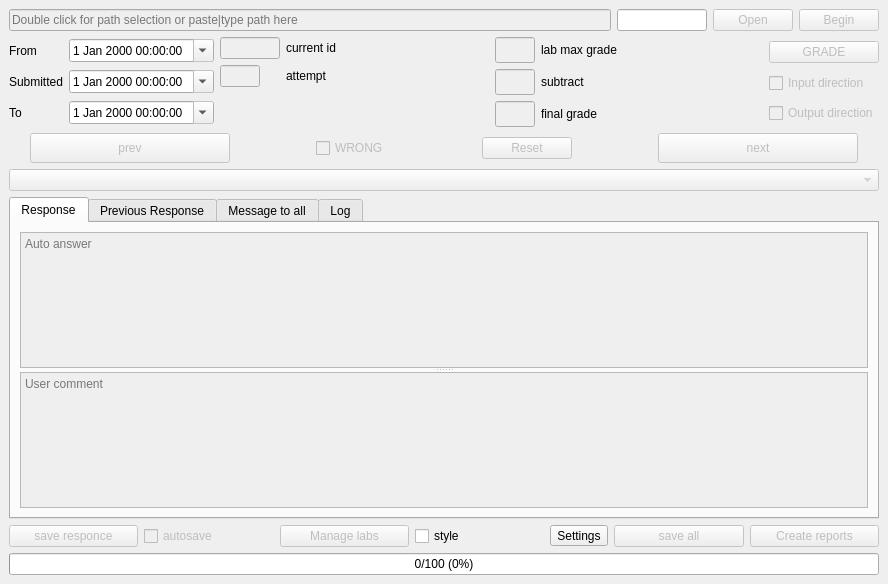
<?xml version="1.0" encoding="UTF-8"?>
<ui version="4.0">
 <class>mainWindow</class>
 <widget class="QMainWindow" name="mainWindow">
  <property name="enabled">
   <bool>true</bool>
  </property>
  <property name="geometry">
   <rect>
    <x>0</x>
    <y>0</y>
    <width>888</width>
    <height>584</height>
   </rect>
  </property>
  <property name="windowTitle">
   <string>CSCI3130 grader</string>
  </property>
  <property name="windowIcon">
   <iconset>
    <normaloff>os_linux_1.ico</normaloff>os_linux_1.ico</iconset>
  </property>
  <property name="accessibleName">
   <string/>
  </property>
  <widget class="QWidget" name="centralwidget">
   <layout class="QVBoxLayout" name="verticalLayout_7">
    <item>
     <layout class="QHBoxLayout" name="horizontalLayout_12">
      <item>
       <widget class="BetterLineEdit" name="input_file_location">
        <property name="enabled">
         <bool>false</bool>
        </property>
        <property name="locale">
         <locale language="English" country="UnitedStates"/>
        </property>
        <property name="text">
         <string/>
        </property>
        <property name="placeholderText">
         <string>Double click for path selection or paste|type path here</string>
        </property>
       </widget>
      </item>
      <item>
       <widget class="QLineEdit" name="filename_lineEdit">
        <property name="maximumSize">
         <size>
          <width>90</width>
          <height>16777215</height>
         </size>
        </property>
        <property name="readOnly">
         <bool>true</bool>
        </property>
       </widget>
      </item>
      <item>
       <widget class="QPushButton" name="but_file_open">
        <property name="enabled">
         <bool>false</bool>
        </property>
        <property name="locale">
         <locale language="English" country="UnitedStates"/>
        </property>
        <property name="text">
         <string>Open</string>
        </property>
       </widget>
      </item>
      <item>
       <widget class="QPushButton" name="but_begin">
        <property name="enabled">
         <bool>false</bool>
        </property>
        <property name="locale">
         <locale language="English" country="UnitedStates"/>
        </property>
        <property name="text">
         <string>Begin</string>
        </property>
        <property name="checkable">
         <bool>false</bool>
        </property>
        <property name="autoDefault">
         <bool>false</bool>
        </property>
        <property name="default">
         <bool>false</bool>
        </property>
        <property name="flat">
         <bool>false</bool>
        </property>
       </widget>
      </item>
     </layout>
    </item>
    <item>
     <layout class="QHBoxLayout" name="horizontalLayout_7">
      <property name="spacing">
       <number>6</number>
      </property>
      <item>
       <layout class="QVBoxLayout" name="verticalLayout">
        <item>
         <layout class="QHBoxLayout" name="horizontalLayout">
          <item>
           <widget class="QLabel" name="label_from">
            <property name="text">
             <string>From</string>
            </property>
           </widget>
          </item>
          <item>
           <widget class="QDateTimeEdit" name="dateTimeEdit_from">
            <property name="enabled">
             <bool>true</bool>
            </property>
            <property name="wrapping">
             <bool>false</bool>
            </property>
            <property name="readOnly">
             <bool>true</bool>
            </property>
            <property name="accelerated">
             <bool>false</bool>
            </property>
            <property name="calendarPopup">
             <bool>true</bool>
            </property>
           </widget>
          </item>
         </layout>
        </item>
        <item>
         <layout class="QHBoxLayout" name="horizontalLayout_2">
          <item>
           <widget class="QLabel" name="label_submitted">
            <property name="text">
             <string>Submitted</string>
            </property>
           </widget>
          </item>
          <item>
           <widget class="QDateTimeEdit" name="dateTimeEdit_submitted">
            <property name="enabled">
             <bool>true</bool>
            </property>
            <property name="wrapping">
             <bool>false</bool>
            </property>
            <property name="frame">
             <bool>true</bool>
            </property>
            <property name="readOnly">
             <bool>true</bool>
            </property>
            <property name="keyboardTracking">
             <bool>false</bool>
            </property>
            <property name="calendarPopup">
             <bool>true</bool>
            </property>
           </widget>
          </item>
         </layout>
        </item>
        <item>
         <layout class="QHBoxLayout" name="horizontalLayout_3">
          <item>
           <widget class="QLabel" name="label_to">
            <property name="text">
             <string>To</string>
            </property>
           </widget>
          </item>
          <item>
           <widget class="QDateTimeEdit" name="dateTimeEdit_to">
            <property name="enabled">
             <bool>true</bool>
            </property>
            <property name="readOnly">
             <bool>true</bool>
            </property>
            <property name="calendarPopup">
             <bool>true</bool>
            </property>
           </widget>
          </item>
         </layout>
        </item>
       </layout>
      </item>
      <item>
       <layout class="QVBoxLayout" name="verticalLayout_3">
        <item>
         <layout class="QHBoxLayout" name="horizontalLayout_8">
          <item>
           <widget class="QLineEdit" name="input_current_id">
            <property name="enabled">
             <bool>false</bool>
            </property>
            <property name="maximumSize">
             <size>
              <width>60</width>
              <height>40</height>
             </size>
            </property>
            <property name="readOnly">
             <bool>true</bool>
            </property>
           </widget>
          </item>
          <item>
           <widget class="QLabel" name="label_current_id">
            <property name="text">
             <string>current id</string>
            </property>
           </widget>
          </item>
         </layout>
        </item>
        <item>
         <layout class="QHBoxLayout" name="horizontalLayout_9">
          <item>
           <widget class="QLineEdit" name="input_attempt">
            <property name="enabled">
             <bool>false</bool>
            </property>
            <property name="maximumSize">
             <size>
              <width>40</width>
              <height>40</height>
             </size>
            </property>
            <property name="readOnly">
             <bool>true</bool>
            </property>
           </widget>
          </item>
          <item>
           <spacer name="horizontalSpacer">
            <property name="orientation">
             <enum>Qt::Horizontal</enum>
            </property>
            <property name="sizeType">
             <enum>QSizePolicy::Fixed</enum>
            </property>
            <property name="sizeHint" stdset="0">
             <size>
              <width>20</width>
              <height>20</height>
             </size>
            </property>
           </spacer>
          </item>
          <item>
           <widget class="QLabel" name="label_attempt">
            <property name="text">
             <string>attempt</string>
            </property>
           </widget>
          </item>
         </layout>
        </item>
        <item>
         <spacer name="verticalSpacer">
          <property name="orientation">
           <enum>Qt::Vertical</enum>
          </property>
          <property name="sizeType">
           <enum>QSizePolicy::Fixed</enum>
          </property>
          <property name="sizeHint" stdset="0">
           <size>
            <width>20</width>
            <height>40</height>
           </size>
          </property>
         </spacer>
        </item>
       </layout>
      </item>
      <item>
       <layout class="QVBoxLayout" name="verticalLayout_2">
        <item>
         <layout class="QHBoxLayout" name="horizontalLayout_6">
          <item>
           <widget class="QLineEdit" name="input_max_pos_grade">
            <property name="enabled">
             <bool>false</bool>
            </property>
            <property name="maximumSize">
             <size>
              <width>40</width>
              <height>40</height>
             </size>
            </property>
            <property name="locale">
             <locale language="English" country="UnitedStates"/>
            </property>
            <property name="text">
             <string/>
            </property>
            <property name="readOnly">
             <bool>true</bool>
            </property>
           </widget>
          </item>
          <item>
           <widget class="QLabel" name="label_max_pos">
            <property name="enabled">
             <bool>true</bool>
            </property>
            <property name="locale">
             <locale language="English" country="UnitedStates"/>
            </property>
            <property name="text">
             <string>lab max grade</string>
            </property>
           </widget>
          </item>
         </layout>
        </item>
        <item>
         <layout class="QHBoxLayout" name="horizontalLayout_4">
          <item>
           <widget class="QLineEdit" name="input_subtract">
            <property name="enabled">
             <bool>false</bool>
            </property>
            <property name="maximumSize">
             <size>
              <width>40</width>
              <height>40</height>
             </size>
            </property>
            <property name="locale">
             <locale language="English" country="UnitedStates"/>
            </property>
            <property name="readOnly">
             <bool>true</bool>
            </property>
           </widget>
          </item>
          <item>
           <widget class="QLabel" name="label_subtr">
            <property name="locale">
             <locale language="English" country="UnitedStates"/>
            </property>
            <property name="text">
             <string>subtract</string>
            </property>
           </widget>
          </item>
         </layout>
        </item>
        <item>
         <layout class="QHBoxLayout" name="horizontalLayout_5">
          <item>
           <widget class="QLineEdit" name="input_final_grade">
            <property name="enabled">
             <bool>false</bool>
            </property>
            <property name="maximumSize">
             <size>
              <width>40</width>
              <height>40</height>
             </size>
            </property>
            <property name="locale">
             <locale language="English" country="UnitedStates"/>
            </property>
            <property name="text">
             <string/>
            </property>
            <property name="readOnly">
             <bool>true</bool>
            </property>
           </widget>
          </item>
          <item>
           <widget class="QLabel" name="label_final">
            <property name="enabled">
             <bool>true</bool>
            </property>
            <property name="locale">
             <locale language="English" country="UnitedStates"/>
            </property>
            <property name="text">
             <string>final grade</string>
            </property>
           </widget>
          </item>
         </layout>
        </item>
       </layout>
      </item>
      <item>
       <layout class="QVBoxLayout" name="verticalLayout_4">
        <item>
         <widget class="QPushButton" name="but_regrade">
          <property name="enabled">
           <bool>false</bool>
          </property>
          <property name="locale">
           <locale language="English" country="UnitedStates"/>
          </property>
          <property name="text">
           <string>GRADE</string>
          </property>
         </widget>
        </item>
        <item>
         <widget class="QCheckBox" name="checkB_input_pin_status">
          <property name="enabled">
           <bool>false</bool>
          </property>
          <property name="locale">
           <locale language="English" country="UnitedStates"/>
          </property>
          <property name="text">
           <string>Input direction</string>
          </property>
         </widget>
        </item>
        <item>
         <widget class="QCheckBox" name="checkB_output_pin_status">
          <property name="enabled">
           <bool>false</bool>
          </property>
          <property name="locale">
           <locale language="English" country="UnitedStates"/>
          </property>
          <property name="text">
           <string>Output direction</string>
          </property>
         </widget>
        </item>
       </layout>
      </item>
     </layout>
    </item>
    <item>
     <layout class="QHBoxLayout" name="horizontalLayout_10">
      <property name="spacing">
       <number>65</number>
      </property>
      <item>
       <widget class="QPushButton" name="but_prev">
        <property name="enabled">
         <bool>false</bool>
        </property>
        <property name="minimumSize">
         <size>
          <width>60</width>
          <height>30</height>
         </size>
        </property>
        <property name="maximumSize">
         <size>
          <width>200</width>
          <height>16777215</height>
         </size>
        </property>
        <property name="locale">
         <locale language="English" country="UnitedStates"/>
        </property>
        <property name="text">
         <string>prev</string>
        </property>
       </widget>
      </item>
      <item>
       <widget class="QCheckBox" name="checkB_wrong">
        <property name="enabled">
         <bool>false</bool>
        </property>
        <property name="minimumSize">
         <size>
          <width>80</width>
          <height>20</height>
         </size>
        </property>
        <property name="maximumSize">
         <size>
          <width>75</width>
          <height>16777215</height>
         </size>
        </property>
        <property name="locale">
         <locale language="English" country="UnitedStates"/>
        </property>
        <property name="text">
         <string>WRONG</string>
        </property>
       </widget>
      </item>
      <item>
       <widget class="QPushButton" name="but_reset">
        <property name="enabled">
         <bool>false</bool>
        </property>
        <property name="minimumSize">
         <size>
          <width>60</width>
          <height>20</height>
         </size>
        </property>
        <property name="maximumSize">
         <size>
          <width>90</width>
          <height>16777215</height>
         </size>
        </property>
        <property name="text">
         <string>Reset</string>
        </property>
       </widget>
      </item>
      <item>
       <widget class="QPushButton" name="but_next">
        <property name="enabled">
         <bool>false</bool>
        </property>
        <property name="minimumSize">
         <size>
          <width>60</width>
          <height>30</height>
         </size>
        </property>
        <property name="maximumSize">
         <size>
          <width>200</width>
          <height>16777215</height>
         </size>
        </property>
        <property name="locale">
         <locale language="English" country="UnitedStates"/>
        </property>
        <property name="text">
         <string>next</string>
        </property>
       </widget>
      </item>
     </layout>
    </item>
    <item>
     <widget class="QComboBox" name="popular_answers">
      <property name="enabled">
       <bool>false</bool>
      </property>
      <property name="locale">
       <locale language="English" country="UnitedStates"/>
      </property>
      <property name="editable">
       <bool>false</bool>
      </property>
      <property name="currentText">
       <string/>
      </property>
      <item>
       <property name="text">
        <string/>
       </property>
      </item>
     </widget>
    </item>
    <item>
     <widget class="QTabWidget" name="tabs_for_log_and_resp">
      <property name="enabled">
       <bool>true</bool>
      </property>
      <property name="minimumSize">
       <size>
        <width>770</width>
        <height>30</height>
       </size>
      </property>
      <property name="maximumSize">
       <size>
        <width>20000</width>
        <height>3700</height>
       </size>
      </property>
      <property name="locale">
       <locale language="English" country="UnitedStates"/>
      </property>
      <property name="tabShape">
       <enum>QTabWidget::Rounded</enum>
      </property>
      <property name="currentIndex">
       <number>0</number>
      </property>
      <widget class="QWidget" name="response_tab">
       <property name="minimumSize">
        <size>
         <width>0</width>
         <height>180</height>
        </size>
       </property>
       <property name="maximumSize">
        <size>
         <width>16777215</width>
         <height>300</height>
        </size>
       </property>
       <attribute name="title">
        <string>Response</string>
       </attribute>
       <layout class="QVBoxLayout" name="verticalLayout_9">
        <item>
         <widget class="QSplitter" name="splitter">
          <property name="sizePolicy">
           <sizepolicy hsizetype="Expanding" vsizetype="Expanding">
            <horstretch>0</horstretch>
            <verstretch>0</verstretch>
           </sizepolicy>
          </property>
          <property name="orientation">
           <enum>Qt::Vertical</enum>
          </property>
          <widget class="QPlainTextEdit" name="input_response_browser">
           <property name="enabled">
            <bool>false</bool>
           </property>
           <property name="minimumSize">
            <size>
             <width>0</width>
             <height>30</height>
            </size>
           </property>
           <property name="readOnly">
            <bool>true</bool>
           </property>
           <property name="placeholderText">
            <string>Auto answer</string>
           </property>
          </widget>
          <widget class="BetterPlainTextEdit" name="input_response_browser_user">
           <property name="enabled">
            <bool>false</bool>
           </property>
           <property name="minimumSize">
            <size>
             <width>0</width>
             <height>30</height>
            </size>
           </property>
           <property name="placeholderText">
            <string>User comment</string>
           </property>
          </widget>
         </widget>
        </item>
       </layout>
      </widget>
      <widget class="QWidget" name="tab_prev_resp">
       <attribute name="title">
        <string>Previous Response</string>
       </attribute>
       <layout class="QVBoxLayout" name="verticalLayout_5">
        <item>
         <widget class="QPlainTextEdit" name="input_prev_response">
          <property name="enabled">
           <bool>false</bool>
          </property>
         </widget>
        </item>
       </layout>
      </widget>
      <widget class="QWidget" name="tab_message_to_all">
       <attribute name="title">
        <string>Message to all</string>
       </attribute>
       <layout class="QVBoxLayout" name="verticalLayout_8">
        <item>
         <widget class="QPlainTextEdit" name="input_message_to_all">
          <property name="sizePolicy">
           <sizepolicy hsizetype="Expanding" vsizetype="Expanding">
            <horstretch>0</horstretch>
            <verstretch>0</verstretch>
           </sizepolicy>
          </property>
         </widget>
        </item>
       </layout>
      </widget>
      <widget class="QWidget" name="log_tab">
       <attribute name="title">
        <string>Log</string>
       </attribute>
       <layout class="QVBoxLayout" name="verticalLayout_6">
        <item>
         <widget class="QTextBrowser" name="input_log_browser">
          <property name="locale">
           <locale language="English" country="UnitedStates"/>
          </property>
         </widget>
        </item>
       </layout>
      </widget>
     </widget>
    </item>
    <item>
     <layout class="QHBoxLayout" name="horizontalLayout_11">
      <item>
       <widget class="QPushButton" name="but_save_response">
        <property name="enabled">
         <bool>false</bool>
        </property>
        <property name="locale">
         <locale language="English" country="UnitedStates"/>
        </property>
        <property name="text">
         <string>save responce</string>
        </property>
       </widget>
      </item>
      <item>
       <widget class="QCheckBox" name="check_autosave">
        <property name="enabled">
         <bool>false</bool>
        </property>
        <property name="text">
         <string>autosave</string>
        </property>
       </widget>
      </item>
      <item>
       <widget class="QPushButton" name="manage_labs_but">
        <property name="enabled">
         <bool>false</bool>
        </property>
        <property name="text">
         <string>Manage labs</string>
        </property>
       </widget>
      </item>
      <item>
       <widget class="QCheckBox" name="set_style_checkbox">
        <property name="text">
         <string>style</string>
        </property>
       </widget>
      </item>
      <item>
       <widget class="QToolButton" name="settings_but">
        <property name="enabled">
         <bool>true</bool>
        </property>
        <property name="text">
         <string>Settings</string>
        </property>
       </widget>
      </item>
      <item>
       <widget class="QPushButton" name="but_save_all">
        <property name="enabled">
         <bool>false</bool>
        </property>
        <property name="locale">
         <locale language="English" country="UnitedStates"/>
        </property>
        <property name="text">
         <string>save all</string>
        </property>
       </widget>
      </item>
      <item>
       <widget class="QPushButton" name="but_create_report">
        <property name="enabled">
         <bool>false</bool>
        </property>
        <property name="text">
         <string>Create reports</string>
        </property>
       </widget>
      </item>
     </layout>
    </item>
    <item>
     <widget class="QProgressBar" name="progressBar">
      <property name="enabled">
       <bool>true</bool>
      </property>
      <property name="autoFillBackground">
       <bool>false</bool>
      </property>
      <property name="locale">
       <locale language="English" country="UnitedStates"/>
      </property>
      <property name="value">
       <number>0</number>
      </property>
      <property name="textVisible">
       <bool>true</bool>
      </property>
      <property name="invertedAppearance">
       <bool>false</bool>
      </property>
      <property name="format">
       <string>%v/%m (%p%)</string>
      </property>
     </widget>
    </item>
   </layout>
  </widget>
 </widget>
 <customwidgets>
  <customwidget>
   <class>BetterLineEdit</class>
   <extends>QLineEdit</extends>
   <header location="global">qt_class_improvements</header>
  </customwidget>
  <customwidget>
   <class>BetterPlainTextEdit</class>
   <extends>QPlainTextEdit</extends>
   <header location="global">qt_class_improvements</header>
  </customwidget>
 </customwidgets>
 <resources/>
 <connections/>
</ui>
